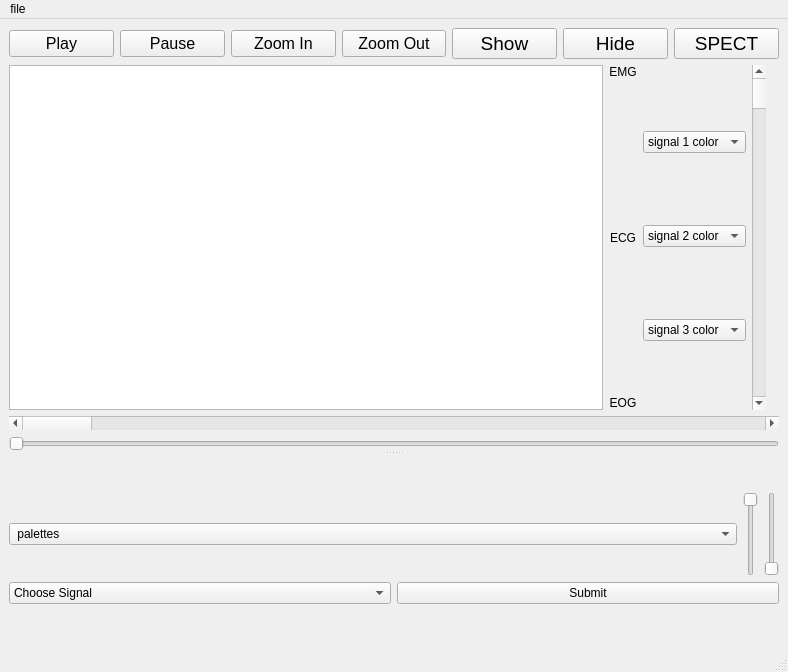
<?xml version="1.0" encoding="UTF-8"?>
<ui version="4.0">
 <class>MainWindow</class>
 <widget class="QMainWindow" name="MainWindow">
  <property name="geometry">
   <rect>
    <x>0</x>
    <y>0</y>
    <width>788</width>
    <height>672</height>
   </rect>
  </property>
  <property name="windowTitle">
   <string>MainWindow</string>
  </property>
  <widget class="QWidget" name="centralwidget">
   <layout class="QVBoxLayout" name="verticalLayout_7">
    <item>
     <layout class="QHBoxLayout" name="horizontalLayout">
      <item>
       <widget class="QPushButton" name="play_botton">
        <property name="font">
         <font>
          <pointsize>12</pointsize>
         </font>
        </property>
        <property name="text">
         <string>Play</string>
        </property>
        <property name="icon">
         <iconset>
          <normaloff>icon_images/play.jpeg</normaloff>icon_images/play.jpeg</iconset>
        </property>
        <property name="iconSize">
         <size>
          <width>16</width>
          <height>20</height>
         </size>
        </property>
        <property name="checkable">
         <bool>false</bool>
        </property>
       </widget>
      </item>
      <item>
       <widget class="QPushButton" name="pause_botton">
        <property name="font">
         <font>
          <pointsize>12</pointsize>
         </font>
        </property>
        <property name="text">
         <string>Pause</string>
        </property>
        <property name="icon">
         <iconset>
          <normaloff>icon_images/pause.jpeg</normaloff>icon_images/pause.jpeg</iconset>
        </property>
        <property name="iconSize">
         <size>
          <width>40</width>
          <height>20</height>
         </size>
        </property>
       </widget>
      </item>
      <item>
       <widget class="QPushButton" name="zoom_in_botton">
        <property name="font">
         <font>
          <pointsize>12</pointsize>
         </font>
        </property>
        <property name="text">
         <string>Zoom In</string>
        </property>
        <property name="icon">
         <iconset>
          <normaloff>icon_images/zoom_in.jpeg</normaloff>icon_images/zoom_in.jpeg</iconset>
        </property>
        <property name="iconSize">
         <size>
          <width>40</width>
          <height>20</height>
         </size>
        </property>
       </widget>
      </item>
      <item>
       <widget class="QPushButton" name="zoom_out_botton">
        <property name="font">
         <font>
          <pointsize>12</pointsize>
         </font>
        </property>
        <property name="text">
         <string>Zoom Out</string>
        </property>
        <property name="icon">
         <iconset>
          <normaloff>icon_images/zoom_out.jpeg</normaloff>icon_images/zoom_out.jpeg</iconset>
        </property>
        <property name="iconSize">
         <size>
          <width>40</width>
          <height>20</height>
         </size>
        </property>
       </widget>
      </item>
      <item>
       <widget class="QPushButton" name="show_botton">
        <property name="baseSize">
         <size>
          <width>10</width>
          <height>0</height>
         </size>
        </property>
        <property name="font">
         <font>
          <pointsize>14</pointsize>
         </font>
        </property>
        <property name="cursor">
         <cursorShape>PointingHandCursor</cursorShape>
        </property>
        <property name="text">
         <string>Show</string>
        </property>
        <property name="icon">
         <iconset>
          <normaloff>icon_images/show.jpeg</normaloff>icon_images/show.jpeg</iconset>
        </property>
        <property name="iconSize">
         <size>
          <width>0</width>
          <height>0</height>
         </size>
        </property>
       </widget>
      </item>
      <item>
       <widget class="QPushButton" name="hide_botton">
        <property name="font">
         <font>
          <pointsize>14</pointsize>
          <weight>50</weight>
          <bold>false</bold>
         </font>
        </property>
        <property name="text">
         <string>Hide</string>
        </property>
        <property name="icon">
         <iconset>
          <normaloff>icon_images/hide.jpeg</normaloff>icon_images/hide.jpeg</iconset>
        </property>
       </widget>
      </item>
      <item>
       <widget class="QPushButton" name="spectrogram_botton">
        <property name="font">
         <font>
          <pointsize>14</pointsize>
         </font>
        </property>
        <property name="text">
         <string>SPECT</string>
        </property>
        <property name="icon">
         <iconset>
          <normaloff>icon_images/spectogram.jpeg</normaloff>icon_images/spectogram.jpeg</iconset>
        </property>
       </widget>
      </item>
     </layout>
    </item>
    <item>
     <widget class="QSplitter" name="splitter">
      <property name="orientation">
       <enum>Qt::Vertical</enum>
      </property>
      <widget class="QWidget" name="widget" native="true">
       <layout class="QVBoxLayout" name="verticalLayout_4">
        <item>
         <layout class="QVBoxLayout" name="verticalLayout">
          <item>
           <layout class="QHBoxLayout" name="horizontalLayout_5">
            <item>
             <widget class="QGraphicsView" name="main_graph">
              <property name="enabled">
               <bool>true</bool>
              </property>
              <property name="mouseTracking">
               <bool>false</bool>
              </property>
              <property name="tabletTracking">
               <bool>false</bool>
              </property>
              <property name="autoFillBackground">
               <bool>false</bool>
              </property>
             </widget>
            </item>
            <item>
             <layout class="QVBoxLayout" name="verticalLayout_3">
              <item>
               <widget class="QLabel" name="EMG_label">
                <property name="text">
                 <string>EMG</string>
                </property>
                <property name="alignment">
                 <set>Qt::AlignCenter</set>
                </property>
               </widget>
              </item>
              <item>
               <spacer name="verticalSpacer">
                <property name="orientation">
                 <enum>Qt::Vertical</enum>
                </property>
                <property name="sizeHint" stdset="0">
                 <size>
                  <width>20</width>
                  <height>40</height>
                 </size>
                </property>
               </spacer>
              </item>
              <item>
               <widget class="QLabel" name="ECG_label">
                <property name="text">
                 <string>ECG</string>
                </property>
                <property name="alignment">
                 <set>Qt::AlignCenter</set>
                </property>
               </widget>
              </item>
              <item>
               <spacer name="verticalSpacer_2">
                <property name="orientation">
                 <enum>Qt::Vertical</enum>
                </property>
                <property name="sizeHint" stdset="0">
                 <size>
                  <width>20</width>
                  <height>40</height>
                 </size>
                </property>
               </spacer>
              </item>
              <item>
               <widget class="QLabel" name="EOG_label">
                <property name="text">
                 <string>EOG</string>
                </property>
                <property name="alignment">
                 <set>Qt::AlignCenter</set>
                </property>
               </widget>
              </item>
             </layout>
            </item>
            <item>
             <layout class="QVBoxLayout" name="verticalLayout_6">
              <item>
               <widget class="QComboBox" name="signal_1_color_box">
                <item>
                 <property name="text">
                  <string>signal 1 color</string>
                 </property>
                </item>
                <item>
                 <property name="text">
                  <string>RED</string>
                 </property>
                </item>
                <item>
                 <property name="text">
                  <string>BLUE</string>
                 </property>
                </item>
                <item>
                 <property name="text">
                  <string>GREEN</string>
                 </property>
                </item>
               </widget>
              </item>
              <item>
               <widget class="QComboBox" name="dignal_2_color_box">
                <item>
                 <property name="text">
                  <string>signal 2 color</string>
                 </property>
                </item>
                <item>
                 <property name="text">
                  <string>RED</string>
                 </property>
                </item>
                <item>
                 <property name="text">
                  <string>BLUE</string>
                 </property>
                </item>
                <item>
                 <property name="text">
                  <string>GREEN</string>
                 </property>
                </item>
               </widget>
              </item>
              <item>
               <widget class="QComboBox" name="signal_3_color_box">
                <item>
                 <property name="text">
                  <string>signal 3 color</string>
                 </property>
                </item>
                <item>
                 <property name="text">
                  <string>RED</string>
                 </property>
                </item>
                <item>
                 <property name="text">
                  <string>BLUE</string>
                 </property>
                </item>
                <item>
                 <property name="text">
                  <string>GREEN</string>
                 </property>
                </item>
               </widget>
              </item>
             </layout>
            </item>
            <item>
             <widget class="QScrollBar" name="verticalScrollBar">
              <property name="orientation">
               <enum>Qt::Vertical</enum>
              </property>
             </widget>
            </item>
            <item>
             <widget class="QLabel" name="label">
              <property name="text">
               <string/>
              </property>
             </widget>
            </item>
           </layout>
          </item>
          <item>
           <widget class="QScrollBar" name="horizontalScrollBar">
            <property name="orientation">
             <enum>Qt::Horizontal</enum>
            </property>
           </widget>
          </item>
          <item>
           <widget class="QSlider" name="speed_slider">
            <property name="sizePolicy">
             <sizepolicy hsizetype="Minimum" vsizetype="Fixed">
              <horstretch>0</horstretch>
              <verstretch>0</verstretch>
             </sizepolicy>
            </property>
            <property name="orientation">
             <enum>Qt::Horizontal</enum>
            </property>
           </widget>
          </item>
         </layout>
        </item>
       </layout>
      </widget>
      <widget class="QWidget" name="widget_2" native="true">
       <layout class="QVBoxLayout" name="verticalLayout_5">
        <item>
         <layout class="QHBoxLayout" name="horizontalLayout_2">
          <item>
           <layout class="QVBoxLayout" name="verticalLayout_8"/>
          </item>
          <item>
           <layout class="QVBoxLayout" name="verticalLayout_2">
            <item>
             <layout class="QHBoxLayout" name="horizontalLayout_3">
              <item>
               <widget class="QComboBox" name="color_paletta_box">
                <property name="sizePolicy">
                 <sizepolicy hsizetype="Minimum" vsizetype="Fixed">
                  <horstretch>0</horstretch>
                  <verstretch>0</verstretch>
                 </sizepolicy>
                </property>
                <property name="autoFillBackground">
                 <bool>false</bool>
                </property>
                <item>
                 <property name="text">
                  <string> palettes</string>
                 </property>
                 <property name="icon">
                  <iconset>
                   <normaloff>icon_images/palette.jpeg</normaloff>icon_images/palette.jpeg</iconset>
                 </property>
                </item>
                <item>
                 <property name="text">
                  <string>Viridis</string>
                 </property>
                </item>
                <item>
                 <property name="text">
                  <string>Inferno</string>
                 </property>
                </item>
                <item>
                 <property name="text">
                  <string>Magma</string>
                 </property>
                </item>
                <item>
                 <property name="text">
                  <string>Cividis</string>
                 </property>
                </item>
                <item>
                 <property name="text">
                  <string>Plasma</string>
                 </property>
                </item>
               </widget>
              </item>
              <item>
               <widget class="QSlider" name="contrast_max_slider">
                <property name="sizePolicy">
                 <sizepolicy hsizetype="Fixed" vsizetype="Fixed">
                  <horstretch>0</horstretch>
                  <verstretch>0</verstretch>
                 </sizepolicy>
                </property>
                <property name="orientation">
                 <enum>Qt::Vertical</enum>
                </property>
                <property name="invertedAppearance">
                 <bool>true</bool>
                </property>
               </widget>
              </item>
              <item>
               <widget class="QSlider" name="contrast_min_slider">
                <property name="sizePolicy">
                 <sizepolicy hsizetype="Fixed" vsizetype="Fixed">
                  <horstretch>0</horstretch>
                  <verstretch>0</verstretch>
                 </sizepolicy>
                </property>
                <property name="orientation">
                 <enum>Qt::Vertical</enum>
                </property>
               </widget>
              </item>
             </layout>
            </item>
            <item>
             <layout class="QHBoxLayout" name="horizontalLayout_4">
              <item>
               <widget class="QComboBox" name="signal_choice_box">
                <item>
                 <property name="text">
                  <string>Choose Signal</string>
                 </property>
                 <property name="icon">
                  <iconset>
                   <normaloff>icon_images/change_signal.jpeg</normaloff>icon_images/change_signal.jpeg</iconset>
                 </property>
                </item>
                <item>
                 <property name="text">
                  <string>ECG</string>
                 </property>
                </item>
                <item>
                 <property name="text">
                  <string>EMG</string>
                 </property>
                </item>
                <item>
                 <property name="text">
                  <string>EOG</string>
                 </property>
                </item>
               </widget>
              </item>
              <item>
               <widget class="QPushButton" name="submit_botton">
                <property name="text">
                 <string>Submit</string>
                </property>
               </widget>
              </item>
             </layout>
            </item>
           </layout>
          </item>
         </layout>
        </item>
       </layout>
      </widget>
     </widget>
    </item>
   </layout>
  </widget>
  <widget class="QMenuBar" name="menubar">
   <property name="geometry">
    <rect>
     <x>0</x>
     <y>0</y>
     <width>788</width>
     <height>21</height>
    </rect>
   </property>
   <widget class="QMenu" name="menufile">
    <property name="title">
     <string>file</string>
    </property>
    <addaction name="Open_Signals_actoin"/>
    <addaction name="separator"/>
    <addaction name="Save_As_PDF_action"/>
   </widget>
   <addaction name="menufile"/>
  </widget>
  <widget class="QStatusBar" name="statusbar"/>
  <action name="Save_As_PDF_action">
   <property name="text">
    <string>Save As PDF</string>
   </property>
  </action>
  <action name="actionChannel_2">
   <property name="text">
    <string>Channel 2</string>
   </property>
  </action>
  <action name="actionChannel_1">
   <property name="text">
    <string>Channel 1 </string>
   </property>
  </action>
  <action name="actionChannel_3">
   <property name="text">
    <string>Channel 2</string>
   </property>
  </action>
  <action name="actionChannel_4">
   <property name="text">
    <string>Channel 3</string>
   </property>
  </action>
  <action name="Open_Signals_actoin">
   <property name="text">
    <string>Open Signals</string>
   </property>
  </action>
 </widget>
 <resources/>
 <connections/>
</ui>
